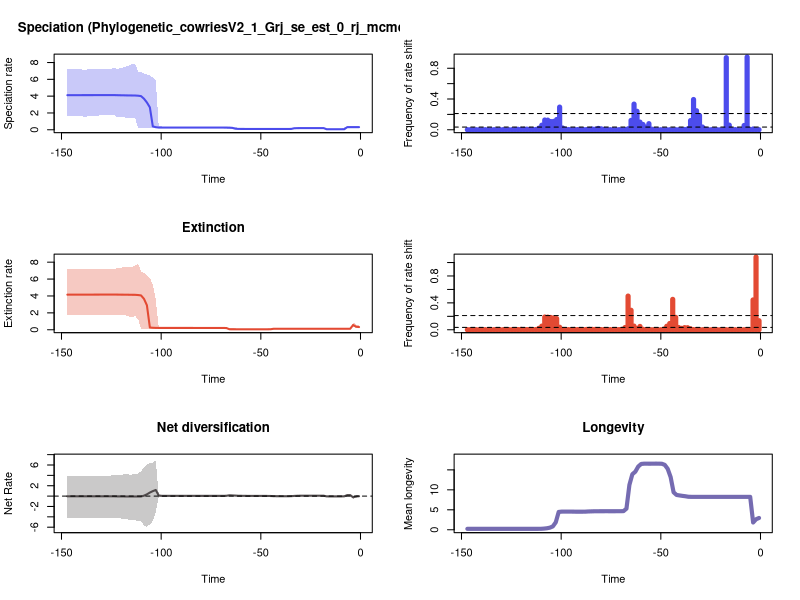

R code for this plot:


pdf(file='/Users/max/Desktop/Phylogenetic_cowries/pyrate_mcmc_logs/pyrate_mcmc_logs/RTT_plots.pdf',width=10, height=15)
par(mfrow=c(3,2))
library(scales)

time=c(-0.7389392415518945, -2.2168177246556837,-3.694696207759473,-5.172574690863262,-6.65045317396705,-8.12833165707084,-9.606210140174628,-11.084088623278417,-12.561967106382205,-14.039845589485994,-15.517724072589784,-16.995602555693576,-18.473481038797363,-19.951359521901153,-21.42923800500494,-22.90711648810873,-24.38499497121252,-25.862873454316308,-27.340751937420098,-28.818630420523885,-30.296508903627675,-31.774387386731465,-33.25226586983525,-34.73014435293904,-36.20802283604283,-37.685901319146616,-39.1637798022504,-40.6416582853542,-42.119536768457984,-43.59741525156177,-45.075293734665564,-46.55317221776935,-48.03105070087314,-49.50892918397693,-50.98680766708072,-52.464686150184505,-53.9425646332883,-55.420443116392086,-56.89832159949587,-58.37620008259966,-59.85407856570345,-61.33195704880724,-62.80983553191103,-64.28771401501483,-65.76559249811862,-67.2434709812224,-68.7213494643262,-70.19922794742999,-71.67710643053377,-73.15498491363756,-74.63286339674134,-76.11074187984514,-77.58862036294893,-79.06649884605271,-80.5443773291565,-82.0222558122603,-83.50013429536408,-84.97801277846787,-86.45589126157167,-87.93376974467544,-89.41164822777924,-90.88952671088303,-92.36740519398681,-93.8452836770906,-95.3231621601944,-96.80104064329818,-98.27891912640197,-99.75679760950577,-101.23467609260955,-102.71255457571334,-104.19043305881713,-105.66831154192091,-107.14619002502471,-108.6240685081285,-110.10194699123228,-111.57982547433608,-113.05770395743987,-114.53558244054365,-116.01346092364744,-117.49133940675122,-118.96921788985502,-120.44709637295881,-121.92497485606259,-123.40285333916638,-124.88073182227018,-126.35861030537396,-127.83648878847777,-129.31436727158155,-130.79224575468533,-132.27012423778913,-133.7480027208929,-135.2258812039967,-136.7037596871005,-138.18163817020428,-139.65951665330806,-141.13739513641187,-142.61527361951565,-144.09315210261943,-145.5710305857232,-147.04890906882702)
rate=c(0.31314689000979634, 0.31313818643696517,0.31314981265608755,0.3136788299871437,0.3136387638548145,0.06461347601292769,0.06355343706510039,0.06355477370490645,0.0635593230318714,0.0635953804307049,0.0636400250964475,0.06401999925024693,0.1970689190900307,0.19708881778444276,0.19708881778444276,0.19710428400318897,0.1971267508777994,0.19717440108120474,0.19719130523070716,0.19715019127641367,0.19658024119720144,0.1927757073025178,0.17963508020731722,0.09987066971520017,0.09656610525955017,0.09614277973941493,0.09604057600566757,0.09602014423774974,0.09600868682238312,0.09601523038661802,0.09601523038661802,0.09600868682238312,0.09600656688762449,0.095998255500142,0.095998255500142,0.09599554315417297,0.095998255500142,0.09604057600566757,0.0973703128234188,0.09853224503385194,0.10021317302021336,0.10211128437728137,0.12680719769241722,0.22623134877191944,0.2545032266304669,0.2587707768934712,0.2592047663907274,0.25924937853670776,0.2592456544686849,0.2592456544686849,0.25926061936571154,0.25930564574748527,0.2593616649801401,0.25967013506050074,0.26018171456236583,0.2612452067661279,0.2625322279412384,0.26359535903400594,0.2640456311884284,0.26424565040737186,0.2643248537913069,0.2643964013146438,0.26444817176787455,0.2644925416360012,0.264502459114328,0.2645615794992655,0.2646677282588408,0.2648781031850882,0.2669549385499136,0.3070122918314162,0.40198079487085797,2.667534811846884,3.2447483667049513,3.6929900709003913,4.005648284583984,4.051930585200561,4.074439392459654,4.0797393051106745,4.084484548461921,4.089902392063536,4.100364839928623,4.104459798049962,4.113390390139651,4.1230467313856956,4.12331916024394,4.122638818602894,4.122638818602894,4.122217893904065,4.122217893904065,4.121979123129961,4.121715551918414,4.120144933296139,4.120465049951923,4.119503529645593,4.119503529645593,4.116992340320999,4.116992340320999,4.116756518173136,4.11462064631926,4.113716266073849)
minHPD=c(0.26537160625951367, 0.2654703354327761,0.2653850077190521,0.2653850077190521,0.2653850077190521,0.037176182683436525,0.04507256281591538,0.04507256281591538,0.04514666081791613,0.04516407696130235,0.045640744991027445,0.04330756630510344,0.16702175253824586,0.16697449811253304,0.16697449811253304,0.16697449811253304,0.16691513147505715,0.1672181880269817,0.1670710053495969,0.16697449811253304,0.16199481476850378,0.08946928351820267,0.08097153472726992,0.07231709462264233,0.07140397606044434,0.07370052188170731,0.07414969466450738,0.07415933214275959,0.07414969466450738,0.07384964319438124,0.07387372228204032,0.07384964319438124,0.07387372228204032,0.07387372228204032,0.07374634772577869,0.07374634772577869,0.07414969466450738,0.07373322378324973,0.06720024219461007,0.07086811289197414,0.07220735216477008,0.07220735216477008,0.07773636998605248,0.07803804306443561,0.09568387176735968,0.17809965460011623,0.17682080391882346,0.17682080391882346,0.17580002571663764,0.1761365606088876,0.17627384403831423,0.17682080391882346,0.17682080391882346,0.17762179577530188,0.17682080391882346,0.17682080391882346,0.17682080391882346,0.1764589640188057,0.1778882025174919,0.1764589640188057,0.17682080391882346,0.1761365606088876,0.1778882025174919,0.17682080391882346,0.17515838076299714,0.17236901802246007,0.16965724933429194,0.1721823203882387,0.15941537381727217,0.15344260237969118,0.15647515561064593,0.1599884210243558,0.1599884210243558,0.16135774456174393,0.18914599273529323,0.21015707472355769,1.403255331714163,1.431416486589735,1.4191199704401798,1.4533770375027468,1.4774509738453945,1.5084541882464935,1.4883243832145086,1.7634816571271732,1.7073318925030938,1.7073318925030938,1.7073318925030938,1.7095544910012694,1.7073318925030938,1.632322302151637,1.61444539414601,1.632322302151637,1.61444539414601,1.5084541882464935,1.6021237446345096,1.5961742371236756,1.5961742371236756,1.5963979276681053,1.6021237446345096,1.5963979276681053)
maxHPD=c(0.36117089516804823, 0.36117089516804823,0.361023415612612,0.3620524040359775,0.3620524040359775,0.286628709244958,0.08374868841371295,0.0837224570149328,0.0837224570149328,0.0837224570149328,0.08444275402514478,0.08858452585162323,0.22867601673207846,0.2282313261072289,0.2282313261072289,0.2282313261072289,0.22824370870746713,0.22867601673207846,0.22863359792589827,0.22944659350055427,0.23482371049579887,0.2265422063963767,0.2213874170504432,0.20320677660839234,0.12343302554225867,0.11988097629426162,0.119133847691277,0.1190802797820839,0.11903298543866415,0.11871241251502715,0.11871241251502715,0.11864783125988634,0.11871241251502715,0.11871241251502715,0.11864783125988634,0.11864783125988634,0.119133847691277,0.1192193480336202,0.1822350281920281,0.2199025263615992,0.2413946933021552,0.25460758762916247,0.2979344408787496,0.3137832032771485,0.3387669188582215,0.3561760710243311,0.348972063064157,0.3486819618527091,0.3473616856711023,0.3474334827382414,0.3474334827382414,0.3474334827382414,0.34730265234183244,0.3473616856711023,0.34673266415000964,0.3514244710757491,0.35768904435633214,0.36384751801874865,0.3695750789537414,0.36982152529434426,0.37095237754963284,0.37095237754963284,0.37402026622143947,0.37402026622143947,0.37485599814134374,0.37402026622143947,0.37698746743612876,0.38888066256710674,0.4915797568529953,5.929094499131982,6.214228472564144,6.450706784635769,6.5892680987890495,6.711518294439011,6.867508437861508,6.927918615791096,7.866693533919776,7.814511222388142,7.672690630674615,7.56643051436837,7.416803903271472,7.336712301171141,7.202178082433889,7.347578459144278,7.279176992097807,7.273494281868673,7.26893676756978,7.26893676756978,7.273494281868673,7.197393279575246,7.183676953139442,7.197393279575246,7.188140411086287,7.085747340479278,7.182102221976045,7.177280073136185,7.177280073136185,7.177280073136185,7.182102221976045,7.177280073136185)
remove_na = !is.na(rate)
time = time[remove_na]
plot(time,time,type = 'n', ylim = c(0, 8.653362887311754), xlim = c(-147.7878483103789,-0.0), ylab = 'Speciation rate', xlab = 'Time',main='Speciation (Phylogenetic_cowriesV2_1_Grj_se_est_0_rj_mcmc)' )
polygon(c(time, rev(time)), c(maxHPD[remove_na], rev(minHPD[remove_na])), col = alpha('#4c4cec',0.3), border = NA)
lines(time,rate[remove_na], col = '#4c4cec', lwd=2)
mids=c(-0.746403274294843, -2.239209822884529,-3.7320163714742156,-5.224822920063901,-6.717629468653587,-8.210436017243273,-9.703242565832959,-11.196049114422644,-12.68885566301233,-14.181662211602015,-15.674468760191703,-17.16727530878139,-18.660081857371075,-20.152888405960763,-21.645694954550446,-23.138501503140134,-24.63130805172982,-26.124114600319505,-27.616921148909192,-29.109727697498876,-30.602534246088563,-32.09534079467825,-33.588147343267934,-35.080953891857625,-36.57376044044731,-38.06656698903699,-39.559373537626676,-41.05218008621637,-42.54498663480605,-44.037793183395735,-45.530599731985426,-47.02340628057511,-48.51621282916479,-50.009019377754484,-51.50182592634417,-52.99463247493385,-54.48743902352354,-55.980245572113226,-57.47305212070291,-58.965858669292594,-60.458665217882285,-61.95147176647197,-63.44427831506166,-64.93708486365134,-66.42989141224102,-67.9226979608307,-69.41550450942039,-70.90831105801009,-72.40111760659977,-73.89392415518945,-75.38673070377914,-76.87953725236882,-78.3723438009585,-79.86515034954819,-81.35795689813789,-82.85076344672757,-84.34356999531725,-85.83637654390694,-87.32918309249662,-88.8219896410863,-90.314796189676,-91.80760273826569,-93.30040928685537,-94.79321583544505,-96.28602238403474,-97.77882893262442,-99.2716354812141,-100.7644420298038,-102.25724857839349,-103.75005512698317,-105.24286167557285,-106.73566822416254,-108.22847477275222,-109.72128132134192,-111.2140878699316,-112.70689441852129,-114.19970096711097,-115.69250751570065,-117.18531406429034,-118.67812061288002,-120.17092716146972,-121.6637337100594,-123.15654025864909,-124.64934680723877,-126.14215335582846,-127.63495990441815,-129.12776645300784,-130.62057300159753,-132.1133795501872,-133.6061860987769,-135.0989926473666,-136.59179919595627,-138.08460574454597,-139.57741229313564,-141.07021884172534,-142.56302539031503,-144.0558319389047,-145.5486384874944,-147.04144503608407)
counts=c(0.0008163265306122449, 0.0017346938775510204,0.00989795918367347,0.001836734693877551,0.9459183673469388,0.05581632653061225,0.00020408163265306123,0.0007142857142857143,0.0022448979591836735,0.0020408163265306124,0.060408163265306125,0.9376530612244898,0.0016326530612244899,0.00010204081632653062,0.0005102040816326531,0.0010204081632653062,0.001326530612244898,0.0007142857142857143,0.0070408163265306125,0.03561224489795918,0.18622448979591838,0.24724489795918367,0.3933673469387755,0.11938775510204082,0.010408163265306122,0.003775510204081633,0.0014285714285714286,0.0005102040816326531,0.0007142857142857143,0.00040816326530612246,0.0003061224489795918,0.0006122448979591836,0.0005102040816326531,0.0005102040816326531,0.0008163265306122449,0.001326530612244898,0.007448979591836735,0.07938775510204081,0.036326530612244896,0.0686734693877551,0.09938775510204081,0.2403061224489796,0.3335714285714286,0.12163265306122449,0.012755102040816327,0.0024489795918367346,0.001836734693877551,0.0014285714285714286,0.0011224489795918367,0.001530612244897959,0.001326530612244898,0.002142857142857143,0.004693877551020408,0.01173469387755102,0.017346938775510204,0.007448979591836735,0.009285714285714286,0.004387755102040816,0.0022448979591836735,0.0027551020408163266,0.0027551020408163266,0.0024489795918367346,0.0024489795918367346,0.0017346938775510204,0.0034693877551020408,0.005408163265306122,0.02316326530612245,0.2947959183673469,0.13316326530612244,0.10908163265306123,0.10724489795918367,0.12520408163265306,0.126734693877551,0.059387755102040814,0.020612244897959184,0.003979591836734694,0.003673469387755102,0.004183673469387755,0.007959183673469388,0.005816326530612245,0.005510204081632653,0.0064285714285714285,0.0020408163265306124,0.0010204081632653062,0.0003061224489795918,0.0009183673469387755,0.0016326530612244899,0.0009183673469387755,0.0011224489795918367,0.001326530612244898,0.0009183673469387755,0.0010204081632653062,0.0011224489795918367,0.0011224489795918367,0.0012244897959183673,0.0006122448979591836,0.001530612244897959,0.0008163265306122449,0.001530612244897959)
plot(mids,counts,type = 'h', xlim = c(-147.7878483103789,-0.0), ylim=c(0,0.9459183673469388), ylab = 'Frequency of rate shift', xlab = 'Time',lwd=5,col='#4c4cec')
bf2 = 0.034997086016957446
bf6 = 0.21134012868932298
abline(h=bf2, lty=2)
abline(h=bf6, lty=2)

time=c(-0.7389392415518945, -2.2168177246556837,-3.694696207759473,-5.172574690863262,-6.65045317396705,-8.12833165707084,-9.606210140174628,-11.084088623278417,-12.561967106382205,-14.039845589485994,-15.517724072589784,-16.995602555693576,-18.473481038797363,-19.951359521901153,-21.42923800500494,-22.90711648810873,-24.38499497121252,-25.862873454316308,-27.340751937420098,-28.818630420523885,-30.296508903627675,-31.774387386731465,-33.25226586983525,-34.73014435293904,-36.20802283604283,-37.685901319146616,-39.1637798022504,-40.6416582853542,-42.119536768457984,-43.59741525156177,-45.075293734665564,-46.55317221776935,-48.03105070087314,-49.50892918397693,-50.98680766708072,-52.464686150184505,-53.9425646332883,-55.420443116392086,-56.89832159949587,-58.37620008259966,-59.85407856570345,-61.33195704880724,-62.80983553191103,-64.28771401501483,-65.76559249811862,-67.2434709812224,-68.7213494643262,-70.19922794742999,-71.67710643053377,-73.15498491363756,-74.63286339674134,-76.11074187984514,-77.58862036294893,-79.06649884605271,-80.5443773291565,-82.0222558122603,-83.50013429536408,-84.97801277846787,-86.45589126157167,-87.93376974467544,-89.41164822777924,-90.88952671088303,-92.36740519398681,-93.8452836770906,-95.3231621601944,-96.80104064329818,-98.27891912640197,-99.75679760950577,-101.23467609260955,-102.71255457571334,-104.19043305881713,-105.66831154192091,-107.14619002502471,-108.6240685081285,-110.10194699123228,-111.57982547433608,-113.05770395743987,-114.53558244054365,-116.01346092364744,-117.49133940675122,-118.96921788985502,-120.44709637295881,-121.92497485606259,-123.40285333916638,-124.88073182227018,-126.35861030537396,-127.83648878847777,-129.31436727158155,-130.79224575468533,-132.27012423778913,-133.7480027208929,-135.2258812039967,-136.7037596871005,-138.18163817020428,-139.65951665330806,-141.13739513641187,-142.61527361951565,-144.09315210261943,-145.5710305857232,-147.04890906882702)
rate=c(0.3208490539357878, 0.3629303798066851,0.5615216558394911,0.1213078545862099,0.12131501215815028,0.12131757065987689,0.12132210673050683,0.12133058924252196,0.12133900704708159,0.12133900704708159,0.12133900704708159,0.12133058924252196,0.12132664342456324,0.12131978487590536,0.12131757065987689,0.12131757065987689,0.12132210673050683,0.12132210673050683,0.12132210673050683,0.12132664342456324,0.12132664342456324,0.12132956271238735,0.12133058924252196,0.1213078545862099,0.12119923392135543,0.12079477247650552,0.12050993395939907,0.12012670949868073,0.11968415629871108,0.11747482743352203,0.06347504430457018,0.05851178582776584,0.05699499044724404,0.05661574619392733,0.056599603831836015,0.05659277155716149,0.05661574619392733,0.05664731259313295,0.05663643028081254,0.05663643028081254,0.05671608893899431,0.05722690236841117,0.05830475733788144,0.05881485132171045,0.06164082053472039,0.20310536440248456,0.21549751343255127,0.21595320383477462,0.21589176846051472,0.21598548236876075,0.21595320383477462,0.21586767282868036,0.21580122743613117,0.21589176846051472,0.21602732595460067,0.2160878462024174,0.216164592588528,0.21676327345760882,0.21714040273261398,0.21762921295252152,0.21791490199426963,0.2180527343594526,0.21812965170199242,0.21788858711824066,0.21778039720661285,0.2176314735934055,0.2176314735934055,0.21762000042483082,0.21779442738957341,0.22239955556053329,0.23636485964651804,0.2686483119025504,2.8935695368667083,3.659539474634534,4.0667480848881405,4.109936943904244,4.137234370393087,4.139582985879342,4.144739092868438,4.1511241337446485,4.153313350735084,4.155718621113315,4.163125295926043,4.164403258258128,4.165027565414431,4.164791670271684,4.164174802998753,4.164113688862375,4.163372615908365,4.16306723161552,4.160940701379811,4.159654240145139,4.15913095937718,4.157340682967219,4.156976964933475,4.155797136820266,4.155797136820266,4.156506447924744,4.156506447924744,4.155154673851163)
minHPD=c(0.2031746198938925, 0.20285285757761992,0.33863371392962655,0.10573937441662216,0.10579157940936455,0.10579157940936455,0.10581070414043038,0.10705602619163411,0.10602324539030604,0.10602324539030604,0.10711081993818014,0.10602324539030604,0.10714461716692252,0.10714461716692252,0.10711081993818014,0.10707825866396951,0.10707825866396951,0.10705602619163411,0.10703234873772892,0.10705602619163411,0.10696446906767143,0.10570411887286497,0.10665034093368894,0.10625547341489681,0.10535778655105062,0.09935565534997236,0.07426677443292365,0.06737228298492454,0.0630626954961162,0.05090516779916329,0.03763485607508948,0.03675058523336978,0.03477429292188579,0.035366828481083086,0.03478038077004118,0.034709048832343,0.035816166982684056,0.03521030556850767,0.034709048832343,0.034709048832343,0.0352652243023501,0.03399946819789421,0.029324758216147318,0.029324758216147318,0.03217956326594882,0.04152382835766935,0.10703643608817989,0.10703643608817989,0.10744884002807935,0.10703643608817989,0.10703643608817989,0.1075054513065623,0.10841592367690354,0.1082068305457166,0.1082068305457166,0.10841592367690354,0.108458794908409,0.10897086988010636,0.10897086988010636,0.10921489447265849,0.10941934278049134,0.1084976286446636,0.108458794908409,0.108458794908409,0.1084976286446636,0.10878674639932137,0.108458794908409,0.10730321316794955,0.108458794908409,0.07123828578437258,0.0854489651109712,0.1010376662204568,0.1016916552128739,0.10234903570907536,0.1578167960637793,1.2574758742066638,1.6179883760268994,1.518974105621583,1.5414572372271647,1.6872784832254728,1.7012567041722768,1.7049024624640714,1.7982285500191695,1.7102540856109234,1.7082739512586833,1.7082739512586833,1.7082739512586833,1.7082739512586833,1.7082739512586833,1.7082739512586833,1.7082739512586833,1.7082739512586833,1.7082739512586833,1.7082739512586833,1.6950406751591458,1.7082739512586833,1.7082739512586833,1.7082739512586833,1.6950406751591458,1.6950406751591458)
maxHPD=c(0.4989815316611351, 0.6055418134050238,0.8718487928542096,0.1371610481291231,0.13712572387977146,0.1370914999718241,0.1370914999718241,0.13826337269538796,0.13718746085714656,0.13718746085714656,0.13826337269538796,0.1371610481291231,0.13826337269538796,0.13826337269538796,0.13826337269538796,0.13825920810095546,0.13825920810095546,0.13826337269538796,0.13825920810095546,0.13826337269538796,0.13826337269538796,0.13714916360165225,0.13818969587931249,0.13805214175191283,0.13826337269538796,0.14234986757843504,0.1407951530790742,0.13927001273367254,0.13815932807137687,0.13687154477927152,0.12883656027250617,0.12284731913116272,0.11543662020562351,0.11371164722627448,0.11295753234212362,0.11285213772846492,0.11394483255149526,0.11325993572184699,0.11275121070187849,0.11275121070187849,0.11371164722627448,0.11686771744620705,0.1600731806009359,0.17866529636318174,0.22221353163944743,0.29047277085309037,0.3033237267321608,0.29744670754636865,0.2971260075632328,0.2951729635728637,0.2947073457586709,0.29455577451248266,0.2950629937323745,0.2947073457586709,0.2947073457586709,0.2950158909034587,0.29533772433993444,0.2971133710927919,0.29859694718474067,0.3024024554790094,0.3037640361920203,0.30342807959666324,0.3037640361920203,0.3033237267321608,0.30342807959666324,0.3038372685736861,0.3042536754700095,0.3037640361920203,0.3077404041307481,3.5601110761069106,5.371300666035494,6.124981888542406,6.4628406927159014,6.724329053345788,6.9004830523759875,7.825856368300437,7.630351049057506,7.4372137239653675,7.38980997056676,7.440770647959681,7.3966288500388595,7.341723665493777,7.332509872222387,7.200138917253467,7.199897517321046,7.200138917253467,7.200138917253467,7.200138917253467,7.212961222375532,7.215580118656821,7.236314408452955,7.23454050934314,7.235390472586015,7.23454050934314,7.215580118656821,7.235390472586015,7.23454050934314,7.23454050934314,7.215580118656821,7.235390472586015)
remove_na = !is.na(rate)
time = time[remove_na]
plot(time,time,type = 'n', ylim = c(0, 8.608442005130481), xlim = c(-147.7878483103789,-0.0), ylab = 'Extinction rate', xlab = 'Time',main='Extinction' )
polygon(c(time, rev(time)), c(maxHPD[remove_na], rev(minHPD[remove_na])), col = alpha('#e34a33',0.3), border = NA)
lines(time,rate[remove_na], col = '#e34a33', lwd=2)
mids=c(-0.746403274294843, -2.239209822884529,-3.7320163714742156,-5.224822920063901,-6.717629468653587,-8.210436017243273,-9.703242565832959,-11.196049114422644,-12.68885566301233,-14.181662211602015,-15.674468760191703,-17.16727530878139,-18.660081857371075,-20.152888405960763,-21.645694954550446,-23.138501503140134,-24.63130805172982,-26.124114600319505,-27.616921148909192,-29.109727697498876,-30.602534246088563,-32.09534079467825,-33.588147343267934,-35.080953891857625,-36.57376044044731,-38.06656698903699,-39.559373537626676,-41.05218008621637,-42.54498663480605,-44.037793183395735,-45.530599731985426,-47.02340628057511,-48.51621282916479,-50.009019377754484,-51.50182592634417,-52.99463247493385,-54.48743902352354,-55.980245572113226,-57.47305212070291,-58.965858669292594,-60.458665217882285,-61.95147176647197,-63.44427831506166,-64.93708486365134,-66.42989141224102,-67.9226979608307,-69.41550450942039,-70.90831105801009,-72.40111760659977,-73.89392415518945,-75.38673070377914,-76.87953725236882,-78.3723438009585,-79.86515034954819,-81.35795689813789,-82.85076344672757,-84.34356999531725,-85.83637654390694,-87.32918309249662,-88.8219896410863,-90.314796189676,-91.80760273826569,-93.30040928685537,-94.79321583544505,-96.28602238403474,-97.77882893262442,-99.2716354812141,-100.7644420298038,-102.25724857839349,-103.75005512698317,-105.24286167557285,-106.73566822416254,-108.22847477275222,-109.72128132134192,-111.2140878699316,-112.70689441852129,-114.19970096711097,-115.69250751570065,-117.18531406429034,-118.67812061288002,-120.17092716146972,-121.6637337100594,-123.15654025864909,-124.64934680723877,-126.14215335582846,-127.63495990441815,-129.12776645300784,-130.62057300159753,-132.1133795501872,-133.6061860987769,-135.0989926473666,-136.59179919595627,-138.08460574454597,-139.57741229313564,-141.07021884172534,-142.56302539031503,-144.0558319389047,-145.5486384874944,-147.04144503608407)
counts=c(0.13459183673469388, 1.081734693877551,0.44346938775510203,0.0006122448979591836,0.0006122448979591836,0.0005102040816326531,0.0009183673469387755,0.00040816326530612246,0.0003061224489795918,0.00020408163265306123,0.0003061224489795918,0.0003061224489795918,0.0005102040816326531,0.00040816326530612246,0.00020408163265306123,0.00040816326530612246,0.0005102040816326531,0.00020408163265306123,0.0006122448979591836,0.0005102040816326531,0.0007142857142857143,0.001326530612244898,0.002653061224489796,0.014183673469387755,0.030612244897959183,0.03193877551020408,0.021836734693877553,0.0336734693877551,0.18448979591836734,0.4520408163265306,0.09326530612244897,0.052244897959183675,0.009183673469387756,0.0010204081632653062,0.0007142857142857143,0.0010204081632653062,0.0005102040816326531,0.0006122448979591836,0.0006122448979591836,0.0069387755102040816,0.049489795918367344,0.018775510204081632,0.054387755102040816,0.2896938775510204,0.5008163265306123,0.034081632653061224,0.005204081632653061,0.002653061224489796,0.003673469387755102,0.002653061224489796,0.0024489795918367346,0.001326530612244898,0.002551020408163265,0.002551020408163265,0.0019387755102040817,0.005408163265306122,0.005612244897959183,0.006122448979591836,0.004693877551020408,0.0017346938775510204,0.002142857142857143,0.002346938775510204,0.004285714285714286,0.002551020408163265,0.0020408163265306124,0.0027551020408163266,0.003979591836734694,0.037653061224489796,0.16561224489795917,0.17551020408163265,0.18306122448979592,0.18775510204081633,0.18948979591836734,0.053877551020408164,0.02122448979591837,0.0035714285714285713,0.002653061224489796,0.004489795918367347,0.002857142857142857,0.002346938775510204,0.005816326530612245,0.002857142857142857,0.0009183673469387755,0.0011224489795918367,0.001836734693877551,0.001326530612244898,0.0007142857142857143,0.0009183673469387755,0.0020408163265306124,0.0016326530612244899,0.0006122448979591836,0.001530612244897959,0.001530612244897959,0.0017346938775510204,0.0006122448979591836,0.0007142857142857143,0.0012244897959183673,0.0020408163265306124,0.0016326530612244899)
plot(mids,counts,type = 'h', xlim = c(-147.7878483103789,-0.0), ylim=c(0,1.081734693877551), ylab = 'Frequency of rate shift', xlab = 'Time',lwd=5,col='#e34a33')
abline(h=bf2, lty=2)
abline(h=bf6, lty=2)
#Net Diversification Rate
time=c(-0.7389392415518945, -2.2168177246556837,-3.694696207759473,-5.172574690863262,-6.65045317396705,-8.12833165707084,-9.606210140174628,-11.084088623278417,-12.561967106382205,-14.039845589485994,-15.517724072589784,-16.995602555693576,-18.473481038797363,-19.951359521901153,-21.42923800500494,-22.90711648810873,-24.38499497121252,-25.862873454316308,-27.340751937420098,-28.818630420523885,-30.296508903627675,-31.774387386731465,-33.25226586983525,-34.73014435293904,-36.20802283604283,-37.685901319146616,-39.1637798022504,-40.6416582853542,-42.119536768457984,-43.59741525156177,-45.075293734665564,-46.55317221776935,-48.03105070087314,-49.50892918397693,-50.98680766708072,-52.464686150184505,-53.9425646332883,-55.420443116392086,-56.89832159949587,-58.37620008259966,-59.85407856570345,-61.33195704880724,-62.80983553191103,-64.28771401501483,-65.76559249811862,-67.2434709812224,-68.7213494643262,-70.19922794742999,-71.67710643053377,-73.15498491363756,-74.63286339674134,-76.11074187984514,-77.58862036294893,-79.06649884605271,-80.5443773291565,-82.0222558122603,-83.50013429536408,-84.97801277846787,-86.45589126157167,-87.93376974467544,-89.41164822777924,-90.88952671088303,-92.36740519398681,-93.8452836770906,-95.3231621601944,-96.80104064329818,-98.27891912640197,-99.75679760950577,-101.23467609260955,-102.71255457571334,-104.19043305881713,-105.66831154192091,-107.14619002502471,-108.6240685081285,-110.10194699123228,-111.57982547433608,-113.05770395743987,-114.53558244054365,-116.01346092364744,-117.49133940675122,-118.96921788985502,-120.44709637295881,-121.92497485606259,-123.40285333916638,-124.88073182227018,-126.35861030537396,-127.83648878847777,-129.31436727158155,-130.79224575468533,-132.27012423778913,-133.7480027208929,-135.2258812039967,-136.7037596871005,-138.18163817020428,-139.65951665330806,-141.13739513641187,-142.61527361951565,-144.09315210261943,-145.5710305857232,-147.04890906882702)
net_rate=c(-0.025015284164088002, -0.06603610606690856,-0.2356510731732651,0.19357878452831045,0.19331613026529343,-0.041772926926084884,-0.057374569740812544,-0.05738697830224397,-0.057388958766499056,-0.0572943568933444,-0.05711895163817167,-0.05361857703611182,0.07597294066665686,0.07613255612775328,0.07613923038199892,0.07615981920985208,0.07619152037273594,0.076276224614632,0.07631514399587566,0.07608723219609854,0.07351779596142148,0.06006361586883954,0.03401134388062954,-0.007110327442659479,-0.022055838545379104,-0.02220316272718008,-0.021391640237031332,-0.01991871466522171,-0.01837459127071205,-0.01021722734525559,0.020464028575814485,0.030771812904818764,0.03480189897505955,0.035815372259403316,0.03589548889242628,0.0359180947950209,0.03590731961356906,0.036145899220434034,0.04287413275483063,0.04919265675522011,0.05824737311700033,0.06630060231877792,0.10213985346742406,0.1317054217682283,0.16026500046021308,0.06992874424890945,0.04566505345719873,0.04465988042248793,0.044715980025857374,0.044488825134487056,0.044535919708784524,0.044675138344711804,0.044789741645569085,0.045202483741035124,0.04608750943680781,0.048942402239160694,0.05211392581736041,0.05358439124939922,0.053877557031116664,0.05196013516055984,0.051798777458911795,0.05135986455787918,0.05138066980334245,0.05261102965713249,0.05304296737681415,0.053357382532210194,0.054463978375125115,0.056318360671719185,0.11697547804710594,1.1799762889903376,0.95980752259007,0.6862663824070405,0.3435350293197548,0.08541646145781932,-0.07086906577461603,-0.07986712212292135,-0.0792961543035589,-0.07859850693691735,-0.07732304726982166,-0.08097473883334498,-0.06256968635366356,-0.05627308700644821,-0.05766438137149892,-0.04138536602938431,-0.039470693393750395,-0.039291319924681066,-0.03829021318181633,-0.03935447091061665,-0.03856055567912131,-0.03820246978908558,-0.035334598117385714,-0.035770992715075126,-0.03558031171162811,-0.035129071385701545,-0.03539745118663851,-0.03478037532799903,-0.03464498151203896,-0.035118865031949296,-0.036610615738098276,-0.03530644543540104)
net_minHPD=c(-0.19255064197558008, -0.30154354778013565,-0.5555475078456173,0.1441992073430981,0.14445800164266287,-0.08833823813403024,-0.08175654710744037,-0.08251680093852001,-0.08187063667737622,-0.08233545705630106,-0.08175654710744037,-0.0856796545386457,0.04213998634032309,0.04289061116653513,0.04289061116653513,0.04289061116653513,0.04289061116653513,0.042629046509642804,0.04289061116653513,0.04120484392245577,0.03516890272320927,-0.03222668260455264,-0.04506013875648664,-0.0521820846736456,-0.05709529722253258,-0.058570750869030755,-0.05839786148039135,-0.05251597611108605,-0.05354247973044851,-0.050963363861170494,-0.04221026842524468,-0.03335176015379425,-0.02021167670261903,-0.017146656197717852,-0.01632587087149888,-0.01632587087149888,-0.016661930714315668,-0.017146656197717852,-0.036664127213103914,-0.028990586376609798,-0.02416768822509574,-0.028204641045599763,-0.03048195363268577,-0.020577883892945917,-0.004721075882117315,-0.08141010043861288,-0.0843052118100166,-0.07835634827801341,-0.08235904080432002,-0.07578153167132742,-0.07578153167132742,-0.08094146022760018,-0.07843811734365924,-0.07931492347605998,-0.07725662889867563,-0.08235904080432002,-0.08232038383266113,-0.08556529271181235,-0.09579583502735467,-0.097003073638885,-0.09785203108394161,-0.09785203108394161,-0.09102145149651591,-0.097003073638885,-0.09203634023392987,-0.09374766349579694,-0.09785203108394161,-0.0984793367822863,-0.1515177280778081,-3.0478211039983663,-4.832745501562117,-5.419913956101464,-5.904399885819441,-5.634599395365791,-4.777160605848166,-4.833951344378229,-4.67132524503118,-4.6020559788543265,-4.600714916346793,-4.369755499917035,-4.369755499917035,-4.299747189340396,-4.299747189340396,-4.172931652368307,-4.172931652368307,-4.28298406327861,-4.299747189340396,-4.303963135494251,-4.307354594941897,-4.307354594941897,-4.303963135494251,-4.307354594941897,-4.299747189340396,-4.307354594941897,-4.307354594941897,-4.303963135494251,-4.303963135494251,-4.303963135494251,-4.303963135494251,-4.307354594941897)
net_maxHPD=c(0.1201631351178436, 0.11714116154644014,0.008645723430597274,0.24571950124124844,0.24583611977667302,0.16803019874171965,-0.03207949587489309,-0.032946987247453596,-0.03236847611117544,-0.032870407790462436,-0.03204882875415968,-0.027804705767909277,0.11126251711675236,0.11144188305172814,0.11136157658292056,0.11136157658292056,0.11134454318872741,0.11136157658292056,0.1117806681815923,0.11136157658292056,0.11749900631162928,0.11126251711675236,0.10264790565388535,0.08629986485174963,0.010705856040940195,0.012173930102157796,0.01946297167274119,0.032598201487551395,0.03515487765962584,0.05186102362640421,0.06760793225240376,0.07042316806435692,0.07525211490048138,0.0751012443026298,0.07551079427544997,0.07540324845628246,0.07525211490048138,0.07579983578622657,0.11438736731446722,0.1634027572804453,0.18939073180885269,0.20979896363068407,0.2633848426966578,0.28139561294330656,0.2989680053970058,0.24822804805766618,0.17698999910126728,0.17698999910126728,0.17163413320324594,0.1770856970425978,0.17693110977430962,0.17157989334456278,0.17352810556612688,0.17163413320324594,0.17352810556612688,0.17558776502098705,0.1844105200171659,0.19066798637245533,0.19030005860241506,0.20087185380471678,0.20150751801726885,0.202686064896515,0.21106984115345853,0.2044279983270838,0.21106984115345853,0.21106984115345853,0.2121473663841632,0.2220696410808235,0.3322875538824688,6.853032185822294,6.4709975517647935,6.470142095808391,6.063242579623299,5.629238947768747,4.78228207599305,4.388556692581235,4.163961764930796,4.172955100195617,4.128720946300228,4.2984902164756065,4.172955100195617,4.128381015092633,3.9985081877679023,3.9996611820022534,3.9996611820022534,3.890953689896718,3.8768910336290325,3.8768910336290325,3.8768910336290325,3.8768910336290325,3.890953689896718,3.8768910336290325,3.890953689896718,3.8768910336290325,3.8768910336290325,3.8768910336290325,3.8768910336290325,3.8768910336290325,3.8768910336290325,3.8768910336290325)
remove_na = !is.na(net_rate)
time = time[remove_na]
plot(time,time,type = 'n', ylim = c(-6.494839874401385, 7.538335404404524), xlim = c(-147.7878483103789,-0.0), ylab = 'Net Rate', xlab = 'Time',lwd=2, main='Net diversification', col= '#504A4B' )
polygon(c(time, rev(time)), c(net_maxHPD[remove_na], rev(net_minHPD[remove_na])), col = alpha('#504A4B',0.3), border = NA)
lines(time,net_rate[remove_na], col = '#504A4B', lwd=2)
abline(h=0,lty=2)


time=c(-0.7389392415518945, -2.2168177246556837,-3.694696207759473,-5.172574690863262,-6.65045317396705,-8.12833165707084,-9.606210140174628,-11.084088623278417,-12.561967106382205,-14.039845589485994,-15.517724072589784,-16.995602555693576,-18.473481038797363,-19.951359521901153,-21.42923800500494,-22.90711648810873,-24.38499497121252,-25.862873454316308,-27.340751937420098,-28.818630420523885,-30.296508903627675,-31.774387386731465,-33.25226586983525,-34.73014435293904,-36.20802283604283,-37.685901319146616,-39.1637798022504,-40.6416582853542,-42.119536768457984,-43.59741525156177,-45.075293734665564,-46.55317221776935,-48.03105070087314,-49.50892918397693,-50.98680766708072,-52.464686150184505,-53.9425646332883,-55.420443116392086,-56.89832159949587,-58.37620008259966,-59.85407856570345,-61.33195704880724,-62.80983553191103,-64.28771401501483,-65.76559249811862,-67.2434709812224,-68.7213494643262,-70.19922794742999,-71.67710643053377,-73.15498491363756,-74.63286339674134,-76.11074187984514,-77.58862036294893,-79.06649884605271,-80.5443773291565,-82.0222558122603,-83.50013429536408,-84.97801277846787,-86.45589126157167,-87.93376974467544,-89.41164822777924,-90.88952671088303,-92.36740519398681,-93.8452836770906,-95.3231621601944,-96.80104064329818,-98.27891912640197,-99.75679760950577,-101.23467609260955,-102.71255457571334,-104.19043305881713,-105.66831154192091,-107.14619002502471,-108.6240685081285,-110.10194699123228,-111.57982547433608,-113.05770395743987,-114.53558244054365,-116.01346092364744,-117.49133940675122,-118.96921788985502,-120.44709637295881,-121.92497485606259,-123.40285333916638,-124.88073182227018,-126.35861030537396,-127.83648878847777,-129.31436727158155,-130.79224575468533,-132.27012423778913,-133.7480027208929,-135.2258812039967,-136.7037596871005,-138.18163817020428,-139.65951665330806,-141.13739513641187,-142.61527361951565,-144.09315210261943,-145.5710305857232,-147.04890906882702)
rate=c(2.9538044135702646, 2.6349634679266924,1.8208770179451932,8.240639775801274,8.23921586497566,8.238560547846392,8.237866012900302,8.236759005221083,8.236096755864601,8.236178175681536,8.236072845452828,8.236728098300503,8.237335497202876,8.238454410246028,8.23872796747099,8.238988351133107,8.238660404610474,8.238888099982473,8.23899532779357,8.238707847751972,8.238057506657237,8.23648883360691,8.23745538862582,8.241851812985796,8.268006070363395,8.393201826031234,8.487186275806993,8.599511242083695,8.718226165952244,9.3850525826165,13.180313285038524,15.254525959660633,16.254729784452472,16.530109184835776,16.550585001242634,16.557256629290848,16.550356816633393,16.545251207988393,16.547694220730918,16.547759411968215,16.477830430033176,15.84009062534736,14.532695046793517,13.90872295854524,11.238831011785033,5.294154026821285,4.670059473695038,4.646988424856363,4.648326934011321,4.643708162665512,4.643940106347454,4.645018258718867,4.646292170869657,4.6435533591748985,4.638454308157845,4.634853430728426,4.62981913065892,4.6041018782650704,4.582527078302315,4.533452794980311,4.5268904937400425,4.522665267280693,4.521871006426088,4.542733345571535,4.548444143313282,4.5515527665160285,4.5508626796862215,4.5428976336485585,4.46511222313793,1.864512578508105,0.8389158184427427,0.5280431988976909,0.3772487785501436,0.2932513881028591,0.24349870160480475,0.23785424614434497,0.23429105103712788,0.2338497301042599,0.23341040661392973,0.23260261214400474,0.23225522412097568,0.23180970074166615,0.23083007795755942,0.23056261321907115,0.23055377710196995,0.23059806621860116,0.23063940765141602,0.23061515551138173,0.23067561496195343,0.23071105179275667,0.23088415595555742,0.23091293486798883,0.2309443361033896,0.23102158745076837,0.2310367475195336,0.23112431987178275,0.23112448048091527,0.2311153066241911,0.23114360837130338,0.23126678317171043)
minHPD=c(2.9538044135702646, 2.6349634679266924,1.8208770179451932,8.240639775801274,8.23921586497566,8.238560547846392,8.237866012900302,8.236759005221083,8.236096755864601,8.236178175681536,8.236072845452828,8.236728098300503,8.237335497202876,8.238454410246028,8.23872796747099,8.238988351133107,8.238660404610474,8.238888099982473,8.23899532779357,8.238707847751972,8.238057506657237,8.23648883360691,8.23745538862582,8.241851812985796,8.268006070363395,8.393201826031234,8.487186275806993,8.599511242083695,8.718226165952244,9.3850525826165,13.180313285038524,15.254525959660633,16.254729784452472,16.530109184835776,16.550585001242634,16.557256629290848,16.550356816633393,16.545251207988393,16.547694220730918,16.547759411968215,16.477830430033176,15.84009062534736,14.532695046793517,13.90872295854524,11.238831011785033,5.294154026821285,4.670059473695038,4.646988424856363,4.648326934011321,4.643708162665512,4.643940106347454,4.645018258718867,4.646292170869657,4.6435533591748985,4.638454308157845,4.634853430728426,4.62981913065892,4.6041018782650704,4.582527078302315,4.533452794980311,4.5268904937400425,4.522665267280693,4.521871006426088,4.542733345571535,4.548444143313282,4.5515527665160285,4.5508626796862215,4.5428976336485585,4.46511222313793,1.864512578508105,0.8389158184427427,0.5280431988976909,0.3772487785501436,0.2932513881028591,0.24349870160480475,0.23785424614434497,0.23429105103712788,0.2338497301042599,0.23341040661392973,0.23260261214400474,0.23225522412097568,0.23180970074166615,0.23083007795755942,0.23056261321907115,0.23055377710196995,0.23059806621860116,0.23063940765141602,0.23061515551138173,0.23067561496195343,0.23071105179275667,0.23088415595555742,0.23091293486798883,0.2309443361033896,0.23102158745076837,0.2310367475195336,0.23112431987178275,0.23112448048091527,0.2311153066241911,0.23114360837130338,0.23126678317171043)
maxHPD=c(2.9538044135702646, 2.6349634679266924,1.8208770179451932,8.240639775801274,8.23921586497566,8.238560547846392,8.237866012900302,8.236759005221083,8.236096755864601,8.236178175681536,8.236072845452828,8.236728098300503,8.237335497202876,8.238454410246028,8.23872796747099,8.238988351133107,8.238660404610474,8.238888099982473,8.23899532779357,8.238707847751972,8.238057506657237,8.23648883360691,8.23745538862582,8.241851812985796,8.268006070363395,8.393201826031234,8.487186275806993,8.599511242083695,8.718226165952244,9.3850525826165,13.180313285038524,15.254525959660633,16.254729784452472,16.530109184835776,16.550585001242634,16.557256629290848,16.550356816633393,16.545251207988393,16.547694220730918,16.547759411968215,16.477830430033176,15.84009062534736,14.532695046793517,13.90872295854524,11.238831011785033,5.294154026821285,4.670059473695038,4.646988424856363,4.648326934011321,4.643708162665512,4.643940106347454,4.645018258718867,4.646292170869657,4.6435533591748985,4.638454308157845,4.634853430728426,4.62981913065892,4.6041018782650704,4.582527078302315,4.533452794980311,4.5268904937400425,4.522665267280693,4.521871006426088,4.542733345571535,4.548444143313282,4.5515527665160285,4.5508626796862215,4.5428976336485585,4.46511222313793,1.864512578508105,0.8389158184427427,0.5280431988976909,0.3772487785501436,0.2932513881028591,0.24349870160480475,0.23785424614434497,0.23429105103712788,0.2338497301042599,0.23341040661392973,0.23260261214400474,0.23225522412097568,0.23180970074166615,0.23083007795755942,0.23056261321907115,0.23055377710196995,0.23059806621860116,0.23063940765141602,0.23061515551138173,0.23067561496195343,0.23071105179275667,0.23088415595555742,0.23091293486798883,0.2309443361033896,0.23102158745076837,0.2310367475195336,0.23112431987178275,0.23112448048091527,0.2311153066241911,0.23114360837130338,0.23126678317171043)
remove_na = !is.na(rate)
time = time[remove_na]
plot(time,time,type = 'n', ylim = c(0, 18.212982292219934), xlim = c(-147.7878483103789,-0.0), ylab = 'Mean longevity', xlab = 'Time',main='Longevity' )
polygon(c(time, rev(time)), c(maxHPD[remove_na], rev(minHPD[remove_na])), col = alpha('#756bb1',0.3), border = NA)
lines(time,rate[remove_na], col = '#756bb1', lwd=4)

n <- dev.off()